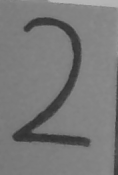
#> input picture img/own_2.png, 118 x 175 px, given in place of the camera
$ python init.py   (Python 2 division)   (older library calls are emulated)
#> lines starting #> are read from the running program, lines starting #| are printed output that depends on the picture; after the words box and inside, x2 and y2 are one past the last pixel; in counts of white or black regions, pixels touching at a corner belong together
import numpy as np
import cv2
import math

def angle_cos(p0, p1, p2):
    d1, d2 = (p0-p1).astype('float'), (p2-p1).astype('float')
    return abs( np.dot(d1, d2) / np.sqrt( np.dot(d1, d1)*np.dot(d2, d2) ) )


def find_squares(img):
    img = cv2.GaussianBlur(img, (5, 5), 0)
    squares = []
    for gray in cv2.split(img):
        for thrs in xrange(0, 255, 26):
            if thrs == 0:
                bin = cv2.Canny(gray, 0, 50, apertureSize=5)
                bin = cv2.dilate(bin, None)
            else:
                retval, bin = cv2.threshold(gray, thrs, 255, cv2.THRESH_BINARY)
            bin, contours, hierarchy = cv2.findContours(bin, cv2.RETR_LIST, cv2.CHAIN_APPROX_SIMPLE)
            for cnt in contours:
                cnt_len = cv2.arcLength(cnt, True)
                cnt = cv2.approxPolyDP(cnt, 0.02*cnt_len, True)
                if len(cnt) == 4 and cv2.contourArea(cnt) > 1000 and cv2.isContourConvex(cnt) and cv2.contourArea(cnt) < 100000:
                    cnt = cnt.reshape(-1, 2)
                    max_cos = np.max([angle_cos( cnt[i], cnt[(i+1) % 4], cnt[(i+2) % 4] ) for i in xrange(4)])
                    if max_cos < 0.1:
                        squares.append(cnt)
    return squares

img = cv2.VideoCapture(0)
while True:
    """
    Little bit pre-processing of webcam feed
    """
    ret,frame = img.read()
#> frame is the input picture: shape (175, 118, 3); min 48, max 184, mean 121.4
    gray = cv2.cvtColor(frame,cv2.COLOR_BGR2GRAY)
    #cv2.equalizeHist(gray,gray)
    """
    detects the different squares in the webcam feed
    """
    """
    This is a dirty hack to compute the rectangle to select the square detected and save the subsquent image
    TODO - implement it properly (hint - Eucledian Distance(squares array) )
    """
    try:
        squares = find_squares(gray)
#> the loop in find_squares, `for gray in cv2.split(img):` made 1 pass
#> after the loop in find_squares, `for gray in cv2.split(img):`: cnt = [[49, 0], [117, 7], [117, 0]]; max_cos = 0.0287; squares = [[[0, 0], [0, 174], [117, 174], [117, 0]], [[0, 0], [0, 174], [117, 174], [117, 0]], [[0, 0], [0, 174], [114, 174], [117, 0]], [[0, 0], [0, 174], [112, 174], [117, 0]]]
        cv2.drawContours(frame, squares, -1, (0,255,0), 3)
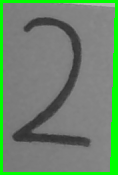
#> frame: shape (175, 118, 3); 10.39% of pixels changed, all inside (x1, y1, x2, y2) = (0, 0, 118, 175)
        cv2.imshow('Webcam Feed',frame)
        cropped_width = math.sqrt( ((squares[0][3][0]-squares[0][0][0])**2) + ((squares[0][3][1]-squares[0][0][1])**2) )
#> cropped_width = 117
        cropped_height = math.sqrt( ((squares[0][1][0]-squares[0][0][0])**2) + ((squares[0][1][1]-squares[0][0][1])**2) )
#> cropped_height = 174
        print cropped_width, cropped_height
#| 117.0 174.0
        rect = gray[squares[0][0][1]:squares[0][0][1]+cropped_width,squares[0][0][0]:squares[0][0][0]+cropped_height]
        cv2.imwrite("./img/image.png",rect)
    except:
        continue

    cv2.imshow("Selected Image",rect)

    """
    press q to exit
    """
    if cv2.waitKey(1) & 0xFF == ord('q'):
        break

img.release()
cv2.destroyAllWindows()

$ run again, on img/own_3.png
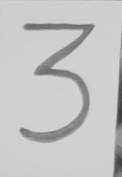
#> input picture img/own_3.png, 122 x 177 px, given in place of the camera
#> frame is the input picture: shape (177, 122, 3); min 56, max 211, mean 196.5
#> the loop in find_squares, `for gray in cv2.split(img):` made 1 pass
#> after the loop in find_squares, `for gray in cv2.split(img):`: cnt = [[116, 59], [116, 61]]; max_cos = 0.0567; squares = 7 items
#> `cv2.drawContours(frame, squares, -1, (0,255,0), 3)`:
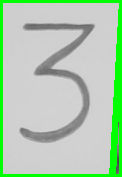
#> frame: shape (177, 122, 3); 11.69% of pixels changed, all inside (x1, y1, x2, y2) = (0, 0, 122, 177)
#> cropped_width = 121
#> cropped_height = 176
#| 121.0 176.0
